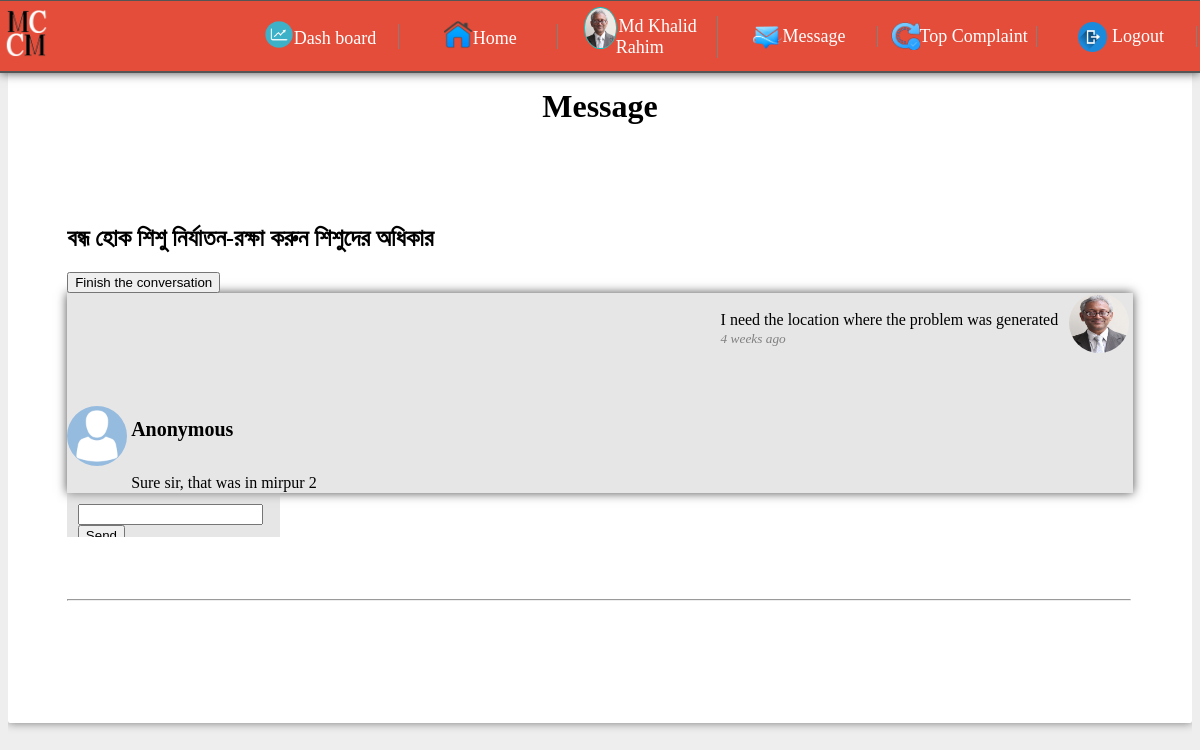
The page /authority/message_page.php (signed in) on the database its author committed.
### tables this page shows
CREATE TABLE `authority_info` (
  `au_id` int(11) NOT NULL,
  `au_name` varchar(255) NOT NULL,
  `au_user_id` varchar(255) NOT NULL,
  `au_password` varchar(255) NOT NULL,
  `au_email` varchar(100) NOT NULL,
  `contact` varchar(50) NOT NULL,
  `au_home_district` varchar(255) NOT NULL,
  `designation` varchar(255) NOT NULL,
  `organization` varchar(255) NOT NULL,
  `working_division` varchar(255) NOT NULL,
  `working_district` varchar(255) NOT NULL,
  `working_upazila` varchar(255) NOT NULL,
  `au_nid` varchar(255) NOT NULL,
  `date_birth` date NOT NULL,
  `reg_date` date NOT NULL,
  `pro_image` varchar(255) NOT NULL,
  `status` int(11) NOT NULL DEFAULT '0'
);

CREATE TABLE `message` (
  `id` int(11) NOT NULL,
  `sender_id` varchar(50) NOT NULL,
  `receiver_id` varchar(50) NOT NULL,
  `msg_text` text NOT NULL,
  `post_title` text NOT NULL,
  `msg_date` timestamp NOT NULL DEFAULT CURRENT_TIMESTAMP
);

### main/functions.php (called while the page is built, shortened)
<?php
	class  Main{
		public function timeAgo($time_ago){
  $time_ago        = strtotime($time_ago);
  $current_time    = time();
  $time_difference = $current_time - $time_ago;
  $seconds         = $time_difference;
  $minutes = round($seconds / 60);
  $hours   = round($seconds / 3600);
  $days    = round($seconds / 86400);
  $weeks   = round($seconds / 604800);
  $months  = round($seconds / 2629440);
  $years   = round($seconds / 31553280);
  if ($seconds <= 60){
    return "Just Now";
  } else if ($minutes <= 60){
    if ($minutes == 1){
      return "one minute ago";
    } else {
      return "$minutes minutes ago";
    }
  } else if ($hours <= 24){
    if ($hours == 1){
      return "an hour ago";
    } else {
      return "$hours hrs ago";
    }
  } else if ($days <= 7){
    if ($days == 1){
      return "yesterday";
    } else {
      return "$days days ago";
    }
  } else if ($weeks <= 4.3){
    if ($weeks == 1){
      return "a week ago";
    } else {
      return "$weeks weeks ago";
    }
  } else if ($months <= 12){
    if ($months == 1){
      return "a month ago";
    } else {
      return "$months months ago";
    }
  } else {
    if ($years == 1){
      return "one year ago";
    } else {
      return "$years years ago";
    }
  }
		}
	}
?>

### authority/message_page.php (the view, shortened to what this page needs)
<?php
	include '../main/functions.php';
	$get    = new Main;
?>
<!DOCTYPE html>
<html lang="en">
<head>
	<link rel="stylesheet" href="../css/home.css">
</head>
<body>
	<?php include 'au_header.php'; ?>
	<div class="container">
		<div class="dashboard_body">
			<h1 align="center">Message</h1>
			<div style="width: 100%; padding: 5%;">
				<?php
				$sql=mysqli_query($conn, "SELECT DISTINCT(receiver_id) FROM message WHERE sender_id='$au_user_id' ORDER BY id DESC");
				while ($row=mysqli_fetch_array($sql)) {
					$sender_id=$row['receiver_id'];
					$sql_f=mysqli_query($conn, "SELECT post_title FROM message WHERE sender_id='$au_user_id'");
					$row_f=mysqli_fetch_array($sql_f);
					$post_title=$row_f['post_title'];
				?>
				<h2><?php echo $post_title; ?></h2>
				<form action="remove_conversation_sql.php" method="post">
					<button>Finish the conversation</button>
				</form>
				<div style="width: 90%; height: 200px; background-color:  rgba(192,192,192,0.4); overflow: scroll;  box-shadow:  0 0 10px  rgba(0,0,0,0.7);">
					<?php
					$sql2=mysqli_query($conn, "SELECT * FROM message WHERE sender_id='$sender_id' AND receiver_id='$au_user_id' OR sender_id='$au_user_id' AND receiver_id='$sender_id'");
					while ($row2=mysqli_fetch_array($sql2)) {
						$tex=$row2['msg_text'];
						$time_ago=$row2['msg_date'];
						if ($row2['sender_id']==$au_user_id) {
					$sql3=mysqli_query($conn, "SELECT * FROM authority_info WHERE au_user_id='$au_user_id'");
					$row3=mysqli_fetch_array($sql3);
					$user_image=$row3['pro_image'];
						 ?>
							<div style="width: 100%; float: left; margin-top: 0%; margin-bottom: 4%;">
								<div style="width: 6%; float: right;">
									<img style="width: 60px; height: 60px; border-radius: 50%;" src="uploads/<?php echo $user_image; ?>" alt="">
								</div>
								<div style="width: 35%; float: right; margin-right: 1%;">
									<br>
									<p style="float: right; margin-top: 0%;"><?php echo $tex; ?><br><small style="color: gray; font-style: italic;"><?php echo $get->timeAgo($time_ago); ?></small></p>
								</div>
							</div> <br>
						<?php
						}
						else{ ?>
						<div style="width: 100%; float: left; margin-bottom: 3%;">
							<div style="width: 10%; float: left;">
								<img style="width: 60px; height: 60px; border-radius: 50%;" src="../img/default.png" alt="">
							</div>
							<div style="width: 45%; float: left; margin: -2% -4%;">
								<h5 style="font-size: 20px;">Anonymous</h5>
								<p><?php echo $tex; ?><br><small style="color: gray; font-style: italic;"><?php echo $get->timeAgo($time_ago); ?></small></p>
							</div>
						</div>
						<?php
						}
					?>
					<?php
					}
					?>
				</div>
					<div class="send_msg_div">
						<div style="padding: 5%">
							<form action="message_send_sql.php" method="post">
								<input type="text" name="msg_text">
								<button>Send</button>
							</form>
						</div>
					</div>
					<br>
					<br>
					<br>
				<hr style="width: 89.7%; margin-left: 0%;">
				<br>
				<br>
				<br>
				<?php
				}
				?>
			</div>
		</div>
	</div>
</body>
</html>

### authority/au_header.php (shortened to what this page needs)
<!DOCTYPE html>
<html lang="en">
<head>
	<link rel="stylesheet" href="css/header.css">
</head>
<body>
<?php
include '../connection.php';
$name=$_SESSION['au_fullname'];
$sql = mysqli_query($conn, "SELECT * FROM authority_info WHERE au_name='$name'");
		while ($row = mysqli_fetch_array($sql))
	       {
	       	$pro_image= $row['pro_image'];
	       	$au_user_id= $row['au_user_id'];
	       }
?>
	<header class="header">
		<div class="header_container">
			<div class="header_info_left">
				<div class="header_logo">
					<img style="width: 100%; height: 100%;" src="../img/logo.png" alt="Logo">
				</div>
			</div>
			<div class="header_info_right">
				<nav>
					<ul style="margin: -7px 0px;">
						<table style="width: 100%; table-layout: fixed;">
							<tr>
								<td>
									<li>
										<a class="home_li" href="au_dashboard.php"><img style="height: 2%; width: 19%; margin: -3% 0%;" src="../img/dashboard.png" alt="">Dash board</a>
									</li>
								</td>
								<td>
									<li>
										<a class="home_li" href="au_home_for_upazila.php"><img style="height: 2%; width: 19%; margin: -3% 0%;" src="../img/home.png" alt="">Home</a>
									</li>
								</td>
								<td>
									<li>
										<a href="au_about.php"><img style="height: 3%; width: 20%; margin: -11% 1%; border-radius: 50%; border: 1px solid #00CCCC;" src="uploads/<?php echo $pro_image ?>" alt=""><?php echo $_SESSION["au_fullname"]; ?></a>
									</li>
								</td>
								<td>
									<li>
										<a href="message_page.php"><img style="height: 2%; width: 19%; margin: -6% 0%;" src="../img/message.png" alt="">Message</a>
									</li>
								</td>
								<td>
									<li>
										<a href="top_complaint.php"><img style="height: 2%; width: 19%; margin: -5% 0%;" src="../img/top_complaint.png" alt="">Top Complaint</a>
									</li>
								</td>
								<td>
									<li>
										<a href="logout_sql.php"><img style="height: 2%; width: 19%; margin: -6% 3%;" src="../img/logout.png" alt="">Logout</a>
									</li>
								</td>
							</tr>
						</table>
					</ul>
				</nav>
			</div>
		</div>
	</header>
</body>
</html>

### css/home.css (style rules this page uses)
* { font-family: 'Siyam Rupali' 'The Times New Roman'; src: url('https://bits.wikimedia.org/static-current/extensions/UniversalLanguageSelector/data/fontrepo/fonts/SiyamRupali/SiyamRupali.eot?version=1.070'); src: local('Siyam Rupali'), url('https://bits.wikimedia.org/static-current/extensions/UniversalLanguageSelector/data/fontrepo/fonts/SiyamRupali/SiyamRupali.woff?version=1.070') format('woff'), url('https://bits.wikimedia.org/static-current/extensions/UniversalLanguageSelector/data/fontrepo/fonts/SiyamRupali/SiyamRupali.ttf?version=1.070') format('truetype'); font-style: normal; }
body { background-color: #eeeeee; }
.header { overflow: hidden; position: fixed; left: 0; top: 0; width: 100%; border-top: solid 1px #555555; border-bottom: solid 2px #555555; box-shadow: 0 0 10px rgba(0,0,0,0.7); background-color: #e44d3a; color: white; }
.header_container { width: 100%; height: 70px; overflow: hidden; }
.header_info_left { float: left; width: 20%; }
.header_info_right { float: left; width: 80%; }
.header_logo { margin-left: 1%; margin-top: 3.5%; overflow: hidden; width: 20%; height: 10%; }
.header_info_right nav { margin-top: 1%; }
.header_info_right nav ul { list-style-type: none; margin: 0; padding: 0; overflow: hidden; background-color: transparent; }
.header_info_right nav li { float: left; }
.header_info_right nav li:last-child { border-right: none; }
.header_info_right nav li a { display: block; color: white; font-size: 18px; text-align: center; text-decoration: none; transition:.5s; margin-top: 6%; border-right: 1px solid gray; }
.container { overflow: hidden; width: 100%; }

### authority/css/header.css (style rules this page uses)
* { font-family: 'Siyam Rupali' 'The Times New Roman'; src: url('https://bits.wikimedia.org/static-current/extensions/UniversalLanguageSelector/data/fontrepo/fonts/SiyamRupali/SiyamRupali.eot?version=1.070'); src: local('Siyam Rupali'), url('https://bits.wikimedia.org/static-current/extensions/UniversalLanguageSelector/data/fontrepo/fonts/SiyamRupali/SiyamRupali.woff?version=1.070') format('woff'), url('https://bits.wikimedia.org/static-current/extensions/UniversalLanguageSelector/data/fontrepo/fonts/SiyamRupali/SiyamRupali.ttf?version=1.070') format('truetype'); font-style: normal; }
.header { overflow: hidden; position: fixed; left: 0; top: 0; width: 100%; border-top: solid 1px #555555; border-bottom: solid 2px #555555; box-shadow: 0 0 10px rgba(0,0,0,0.7); background-color: #e44d3a; color: white; }
.header_container { width: 100%; height: 70px; overflow: hidden; }
.header_info_left { float: left; width: 20%; }
.header_info_right { float: left; width: 80%; }
.header_logo { margin-left: 1%; margin-top: 3.5%; overflow: hidden; width: 20%; height: 10%; }
.header_info_right nav { margin-top: 1%; }
.header_info_right nav ul { list-style-type: none; margin: 0; padding: 0; overflow: hidden; background-color: transparent; }
.header_info_right nav li { float: left; }
.header_info_right nav li:last-child { border-right: none; }
.header_info_right nav li a { display: block; color: white; font-size: 18px; text-align: center; text-decoration: none; transition:.5s; margin-top: 6%; border-right: 1px solid gray; }

### authority/message_page.php (style rules this page uses)
.dashboard_body { margin: 3% 0%; width: 100%; border-top: 5px solid #e44d3a; background-color: white; box-shadow: 0 0 10px rgba(0,0,0,0.5); border-radius: 2px; top: 7.8vw; overflow: hidden; }
.send_msg_div { background-color: rgba(192,192,192,0.4); overflow: hidden; width: 18%; height: 44px; }

### rows shown on the page
authority_info: pro_image (picture)
message: post_title "বন্ধ হোক শিশু নির্যাতন-রক্ষা করুন শিশুদের অধিকার", authority_info.pro_image (picture), msg_text "I need the location where the problem was generated", msg_date "4 weeks ago"
message: msg_text "Sure sir, that was in mirpur 2"

### other values the page prints
$_SESSION["au_fullname"] "Md Khalid Rahim"
